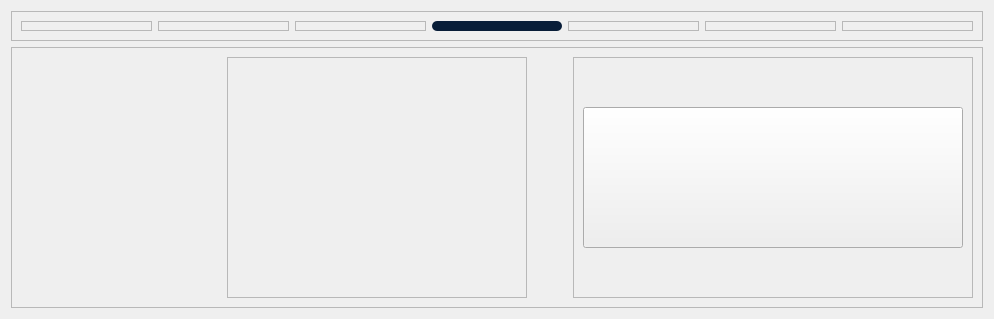
             <widget class="QWidget" name="StateSpaceModelAndDesignPage">
              <layout class="QVBoxLayout" name="verticalLayout_15">
               <item>
                <widget class="QFrame" name="frame_52">
                 <property name="minimumSize">
                  <size>
                   <width>0</width>
                   <height>30</height>
                  </size>
                 </property>
                 <property name="maximumSize">
                  <size>
                   <width>16777215</width>
                   <height>30</height>
                  </size>
                 </property>
                 <property name="frameShape">
                  <enum>QFrame::StyledPanel</enum>
                 </property>
                 <property name="frameShadow">
                  <enum>QFrame::Raised</enum>
                 </property>
                 <layout class="QHBoxLayout" name="horizontalLayout_13">
                  <item>
                   <widget class="QFrame" name="frame_53">
                    <property name="frameShape">
                     <enum>QFrame::StyledPanel</enum>
                    </property>
                    <property name="frameShadow">
                     <enum>QFrame::Raised</enum>
                    </property>
                   </widget>
                  </item>
                  <item>
                   <widget class="QFrame" name="frame_54">
                    <property name="frameShape">
                     <enum>QFrame::StyledPanel</enum>
                    </property>
                    <property name="frameShadow">
                     <enum>QFrame::Raised</enum>
                    </property>
                   </widget>
                  </item>
                  <item>
                   <widget class="QFrame" name="frame_56">
                    <property name="frameShape">
                     <enum>QFrame::StyledPanel</enum>
                    </property>
                    <property name="frameShadow">
                     <enum>QFrame::Raised</enum>
                    </property>
                   </widget>
                  </item>
                  <item>
                   <widget class="QFrame" name="frame_55">
                    <property name="styleSheet">
                     <string notr="true">background-color: rgb(8, 29, 56);
border-radius : 5px;
border: none;</string>
                    </property>
                    <property name="frameShape">
                     <enum>QFrame::StyledPanel</enum>
                    </property>
                    <property name="frameShadow">
                     <enum>QFrame::Raised</enum>
                    </property>
                   </widget>
                  </item>
                  <item>
                   <widget class="QFrame" name="frame_57">
                    <property name="frameShape">
                     <enum>QFrame::StyledPanel</enum>
                    </property>
                    <property name="frameShadow">
                     <enum>QFrame::Raised</enum>
                    </property>
                   </widget>
                  </item>
                  <item>
                   <widget class="QFrame" name="frame_58">
                    <property name="frameShape">
                     <enum>QFrame::StyledPanel</enum>
                    </property>
                    <property name="frameShadow">
                     <enum>QFrame::Raised</enum>
                    </property>
                   </widget>
                  </item>
                  <item>
                   <widget class="QFrame" name="frame_59">
                    <property name="frameShape">
                     <enum>QFrame::StyledPanel</enum>
                    </property>
                    <property name="frameShadow">
                     <enum>QFrame::Raised</enum>
                    </property>
                   </widget>
                  </item>
                 </layout>
                </widget>
               </item>
               <item>
                <widget class="QFrame" name="frame_47">
                 <property name="frameShape">
                  <enum>QFrame::StyledPanel</enum>
                 </property>
                 <property name="frameShadow">
                  <enum>QFrame::Raised</enum>
                 </property>
                 <layout class="QHBoxLayout" name="horizontalLayout_12">
                  <item>
                   <widget class="QFrame" name="frame_48">
                    <property name="sizePolicy">
                     <sizepolicy hsizetype="Expanding" vsizetype="Expanding">
                      <horstretch>0</horstretch>
                      <verstretch>0</verstretch>
                     </sizepolicy>
                    </property>
                    <property name="minimumSize">
                     <size>
                      <width>200</width>
                      <height>0</height>
                     </size>
                    </property>
                    <property name="styleSheet">
                     <string notr="true">image: url(:/Asset/Asset/Modul 6.png);
border: none;</string>
                    </property>
                    <property name="frameShape">
                     <enum>QFrame::StyledPanel</enum>
                    </property>
                    <property name="frameShadow">
                     <enum>QFrame::Raised</enum>
                    </property>
                   </widget>
                  </item>
                  <item>
                   <widget class="QFrame" name="frame_49">
                    <property name="minimumSize">
                     <size>
                      <width>300</width>
                      <height>0</height>
                     </size>
                    </property>
                    <property name="frameShape">
                     <enum>QFrame::StyledPanel</enum>
                    </property>
                    <property name="frameShadow">
                     <enum>QFrame::Raised</enum>
                    </property>
                    <layout class="QVBoxLayout" name="verticalLayout_13">
                     <item>
                      <widget class="QFrame" name="frame_50">
                       <property name="sizePolicy">
                        <sizepolicy hsizetype="Expanding" vsizetype="Expanding">
                         <horstretch>0</horstretch>
                         <verstretch>0</verstretch>
                        </sizepolicy>
                       </property>
                       <property name="styleSheet">
                        <string notr="true">image: url(:/Asset/Asset/SSM.png);
border: none;</string>
                       </property>
                       <property name="frameShape">
                        <enum>QFrame::StyledPanel</enum>
                       </property>
                       <property name="frameShadow">
                        <enum>QFrame::Raised</enum>
                       </property>
                      </widget>
                     </item>
                    </layout>
                   </widget>
                  </item>
                  <item>
                   <spacer name="horizontalSpacer_4">
                    <property name="orientation">
                     <enum>Qt::Horizontal</enum>
                    </property>
                    <property name="sizeHint" stdset="0">
                     <size>
                      <width>40</width>
                      <height>20</height>
                     </size>
                    </property>
                   </spacer>
                  </item>
                  <item>
                   <widget class="QFrame" name="frame_51">
                    <property name="minimumSize">
                     <size>
                      <width>400</width>
                      <height>0</height>
                     </size>
                    </property>
                    <property name="sizeIncrement">
                     <size>
                      <width>0</width>
                      <height>0</height>
                     </size>
                    </property>
                    <property name="frameShape">
                     <enum>QFrame::StyledPanel</enum>
                    </property>
                    <property name="frameShadow">
                     <enum>QFrame::Raised</enum>
                    </property>
                    <layout class="QVBoxLayout" name="verticalLayout_14">
                     <item>
                      <spacer name="verticalSpacer_7">
                       <property name="orientation">
                        <enum>Qt::Vertical</enum>
                       </property>
                       <property name="sizeHint" stdset="0">
                        <size>
                         <width>20</width>
                         <height>40</height>
                        </size>
                       </property>
                      </spacer>
                     </item>
                     <item>
                      <widget class="QPushButton" name="RunStateSpace">
                       <property name="sizePolicy">
                        <sizepolicy hsizetype="Expanding" vsizetype="Preferred">
                         <horstretch>0</horstretch>
                         <verstretch>0</verstretch>
                        </sizepolicy>
                       </property>
                       <property name="minimumSize">
                        <size>
                         <width>0</width>
                         <height>141</height>
                        </size>
                       </property>
                       <property name="styleSheet">
                        <string notr="true">QPushButton {
 		background-color: rgba(255, 220, 50, 255);
		border-color: rgb(255, 255, 255);
		border-radius : 2px;
		color: rgb(255, 255, 255);
		image: url(:/Asset/Asset/Run1.png);
		font-size: 40px;
		padding:7px;
		font-family: "SF Pro Display"; 
			font-weight: bold; 
    		font-style: normal;

}

/* Saat mouse hover */
QPushButton:hover {
	image: url(:/Asset/Asset/Run2.png);
    background-color: rgba(222, 191, 42, 225);
};
border: none;</string>
                       </property>
                       <property name="text">
                        <string />
                       </property>
                      </widget>
                     </item>
                     <item>
                      <spacer name="verticalSpacer_8">
                       <property name="orientation">
                        <enum>Qt::Vertical</enum>
                       </property>
                       <property name="sizeHint" stdset="0">
                        <size>
                         <width>20</width>
                         <height>40</height>
                        </size>
                       </property>
                      </spacer>
                     </item>
                    </layout>
                   </widget>
                  </item>
                 </layout>
                </widget>
               </item>
              </layout>
             </widget>
